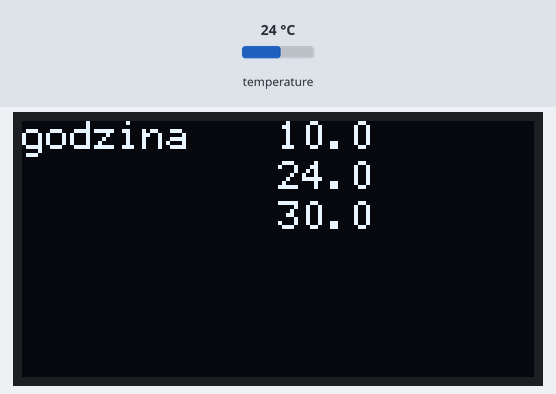
A sketch run on a simulated Arduino Uno, built with avr-gcc and run on an emulated ATmega328P. On the bench: 128×64 one-colour display. The inputs (shaded band) are chosen by the test bench; at power-on: temperature 24 °C. The local clock reads 2024-03-15 10:24:30 at power-on unless the sketch sets it; what the sketch prints to the serial monitor is not drawn.

Above: at 0.3 s.
At 7.4 s:
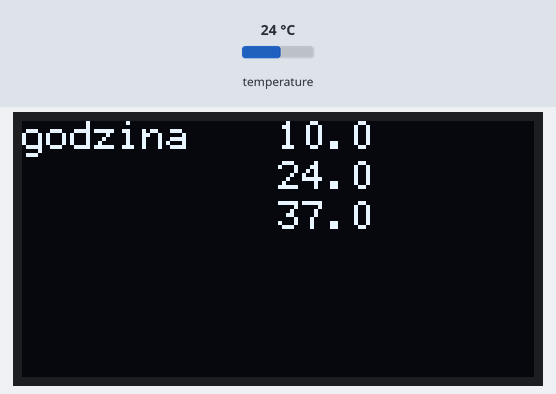
At 14.6 s:
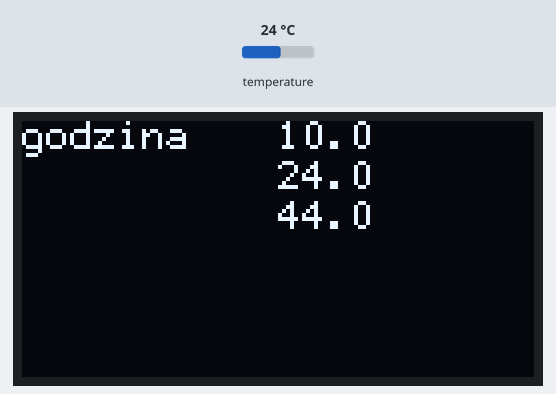
At 19.4 s:
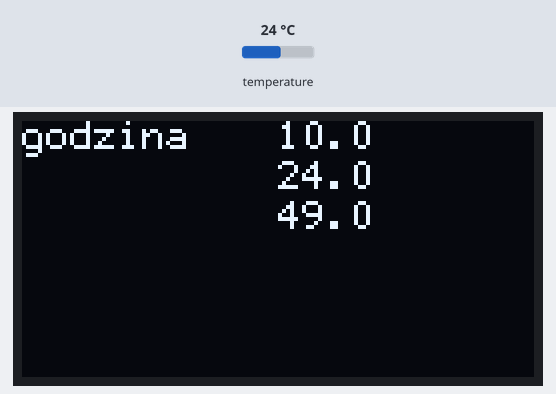
At 29.0 s:
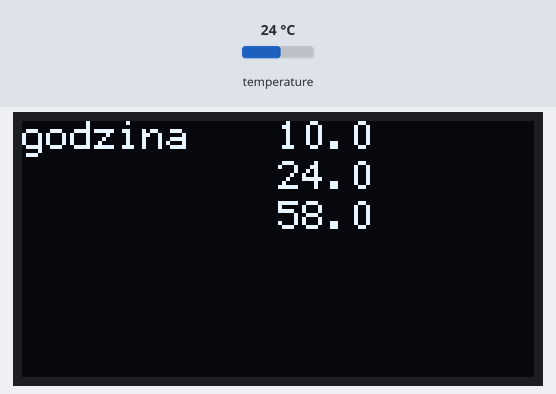
At 38.6 s:
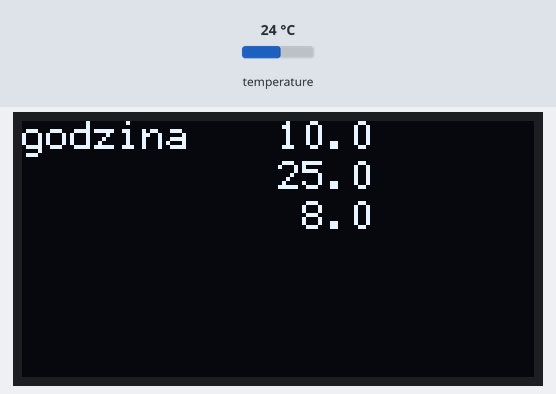

The sketch:

RTCdzialajacy.ino
```cpp
/*
DS3231_test.pde
Eric Ayars
4/11

Test/demo of read routines for a DS3231 RTC.

Turn on the serial monitor after loading this to check if things are
working as they should.

*/

#include <DS3231.h>
#include <Wire.h>
#include "U8glib.h"

DS3231 Clock;
U8GLIB_SSD1306_128X64 u8g(U8G_I2C_OPT_NONE|U8G_I2C_OPT_DEV_0); // I2C / TWI
bool Century=false;
bool h12;
bool PM;

void draw(byte daY,byte montH,byte yeaR,byte houR,byte minutE,byte seC);
void setup() {
  // Start the I2C interface
  Wire.begin();
  // Start the serial interface
  Serial.begin(9600);
 /*
 Clock.setSecond(0);
Clock.setMinute(41);
Clock.setHour(22);
Clock.setDate(26);
Clock.setMonth(2);
Clock.setYear(19);
Clock.setDoW(2);
*/}

void loop() {
  // send what's going on to the serial monitor.
  // Start with the year


  Serial.print(Clock.getYear(), DEC);
  Serial.print('/');
  // then the month
  Serial.print(Clock.getMonth(Century), DEC);
  Serial.print('/');
  // then the date
  Serial.print(Clock.getDate(), DEC);
  Serial.print('-');
  // and the day of the week
  Serial.print(Clock.getDoW(), DEC);
  Serial.print('-');
  // Finally the hour, minute, and second
  Serial.print(Clock.getHour(h12, PM), DEC);
  Serial.print(':');
  Serial.print(Clock.getMinute(), DEC);
  Serial.print(':');
  Serial.print(Clock.getSecond(), DEC);
  // Add AM/PM indicator
  if (h12) {
    if (PM) {
      Serial.print(" PM ");
    } else {
      Serial.print(" AM ");
    }
  } else {
    Serial.print(" 24h ");
  }
  // Display the temperature
  Serial.print("T=");
  Serial.print(Clock.getTemperature(), 2);
  // Tell whether the time is (likely to be) valid
  if (Clock.oscillatorCheck()) {
    Serial.print(" O+");
  } else {
    Serial.print(" O-");
  }


  Serial.print('\n');
  Serial.print('\n');

  u8g.firstPage();
  do {
draw(0,0,0,Clock.getHour(h12, PM),Clock.getMinute(),Clock.getSecond());
} while( u8g.nextPage() );

  delay(1000);
}


void draw(byte daY,byte montH,byte yeaR,byte houR,byte minutE,byte seC){
//x y to pozycja lewego dolnego piksela pisanego tekstu
u8g.setFont(u8g_font_6x12);
u8g.setColorIndex(1);

 int x=0,y=7,xd=64; // wpolowie zaczniemy wartosci wiec x bedzie 64 rowne
u8g.drawStr( x, y, "godzina");
char buf[5];
dtostrf(houR, 4,1,buf);
u8g.drawStr( xd, y, buf);
y+=10;
char buf1[5];
dtostrf(minutE, 4,1,buf1);
u8g.drawStr( xd, y, buf1);
y+=10;
char buf2[5];
dtostrf(seC, 4,1,buf2);
u8g.drawStr( xd, y, buf2);
//zrobic konwersje wszytich
/*
u8g.drawStr( x, y, "tempDHT");
//robimy konwersje floata na string
char buf[5];
dtostrf(tempDHT, 4,1,buf);
u8g.drawStr( xd, y, buf);
y+=10;
u8g.drawStr( x, y, "wilgDHT");
char buf0[5];
dtostrf(wilgDHT, 4,1,buf0);
u8g.drawStr( xd, y, buf0);
y+=10;
u8g.drawStr( x, y, "Temp0/1");
char buf2[4];
sprintf (buf2, "%d",tempan0);//konwersja dypu int na string
char buf3[4];
sprintf (buf3,"%d",tempan1);//konwersja dypu int na string
u8g.drawStr( xd, y, buf2);
u8g.drawStr(xd+22,y,buf3);
y+=10;
u8g.drawStr( x, y, "jasnosc");
char buf4[4];
sprintf (buf4, "%d", swiatl);//konwersja dypu int na string
u8g.drawStr( xd, y, buf4);
y+=10;
u8g.drawStr( x, y, "bateria");
char buf5[6];//konwersja poziomu baterii na string z floata
dtostrf(volty, 5,2,buf5);
u8g.drawStr( xd, y, buf5);
y+=10;
u8g.drawStr( x, y, "czas");
char priodstep[11];
sprintf(priodstep,"%lu",millis());//lu bo unsigned long
u8g.drawStr( 44, y, priodstep);
*/
}
```

Measured:
- what the display in image 0 shows lasts 1.2 s, from 0.2 s to 1.4 s
